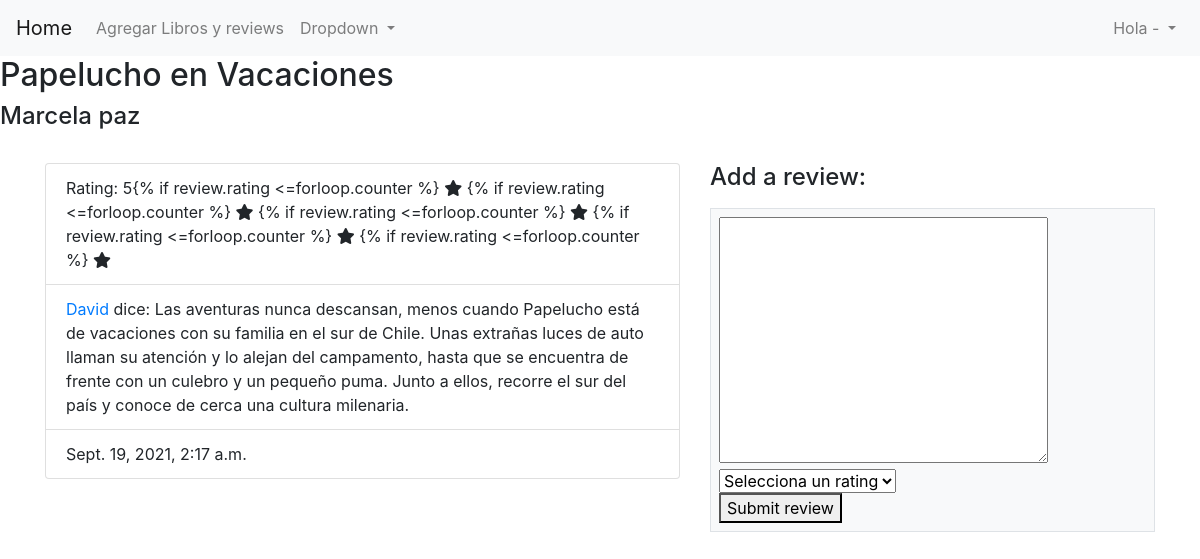
Screenshot of /libros/3/ with the database file from the repository.
### login/models.py (models this page shows)
class Libro(models.Model):
    id = models.AutoField(primary_key=True)
    titulo = models.CharField(max_length=40)
    autor = models.ForeignKey(Autor, on_delete=CASCADE, related_name="libros")

class Autor(models.Model):
    id = models.AutoField(primary_key=True)
    nombre = models.CharField(max_length=40)

class Review(models.Model):
    id = models.AutoField(primary_key=True)
    usuario = models.ForeignKey(User, on_delete=CASCADE, related_name="reviewer")
    contenido = models.TextField(default='')
    libro = models.ForeignKey(Libro, on_delete=CASCADE, related_name="librox")
    created_at = models.DateTimeField(auto_now_add=True)
    updated_at = models.DateTimeField(auto_now=True)
    rating = models.IntegerField(default=0)

class User(models.Model):
    id = models.AutoField(primary_key=True)
    nombre = models.CharField(max_length=40)
    alias = models.CharField(max_length=40)
    email = models.CharField(max_length=40)
    password = models.CharField(max_length=255)
    rol = models.PositiveIntegerField(default=1)
    created_at = models.DateTimeField(auto_now_add=True)
    updated_at = models.DateTimeField(auto_now=True)
    objects = UserManager()

### home/views.py (the view)
# urls.py: path('<int:libro_id>/', views.edit, name='edit'),
def edit(request, libro_id):
    context = {
        'libro': Libro.objects.get(id = libro_id),
        'reviews': Review.objects.filter(libro = Libro.objects.get(id = libro_id)).order_by('-id')[:3],
    }
    return render(request, 'libro.html', context)

### login/templates/libro.html (shortened to what this page needs)
<!DOCTYPE html>
<html lang="en">
<head>
    {% load static %}
    <link rel="stylesheet" href="https://cdn.jsdelivr.net/npm/bootstrap@4.6.0/dist/css/bootstrap.min.css">
</head>
<body>
    <div class="wrapper">
        {% include "navbar.html" %}
        <div class="header">
            <h2>{{libro.titulo}}</h2>
            <h4>{{libro.autor.nombre}}</h4>
        </div>
        <br>
        <div class="container">
            <div class="row">
                <div class="col-7">
                    {% for review in reviews|slice:":3" %}
                    <ul class="list-group">
                        <li class="list-group-item">Rating: {{review.rating}}{% for i in '01234'|make_list %}{% if review.rating
                            <=forloop.counter %} <i class="fas fa-star"></i> {% endfor %}
                        </li>
                        <li class="list-group-item">
                            <a href="/users/{{review.usuario.id}}">{{review.usuario.nombre}}</a> dice: {{review.contenido}}</li>
                        <li class="list-group-item">{{review.updated_at}}</li>
                    </ul>
                    <br /> {% endfor%}
                </div>
                <div class="col-5">
                    <h4 class="mb-3">Add a review:</h4>
                    <div class="h-80 w-100 border border-ligth py-2 px-2 bg-light text-dark">
                        <form action="{% url 'add_review' %}" method="POST">
                            <textarea name="review" id="review" cols="30" rows="10"></textarea>
                            <br>
                            <select name="rating" id="rating" class="">
                                <option value="0" selected>Selecciona un rating</option>
                            </select>
                            <br>
                            <button type="submit">Submit review</button>
                        </form>
                    </div>
                </div>
            </div>
        </div>
    </div>
</body>
</html>

### rows the page displays
Libro: titulo "Papelucho en Vacaciones", autor.nombre "Marcela paz"
Review: rating "5", usuario.nombre "David", contenido "Las aventuras nunca descansan, menos cuando Papelucho está de vacaciones con su familia en el sur de Chile. Unas extrañas luces de auto llaman su atención y lo alejan del campamento, hasta que se encuentra de frente con un culebro y un pequeño puma. Junto a ellos, recorre el sur del país y conoce de cerca una cultura milenaria.", updated_at "Sept. 19, 2021, 2:17 a.m."
